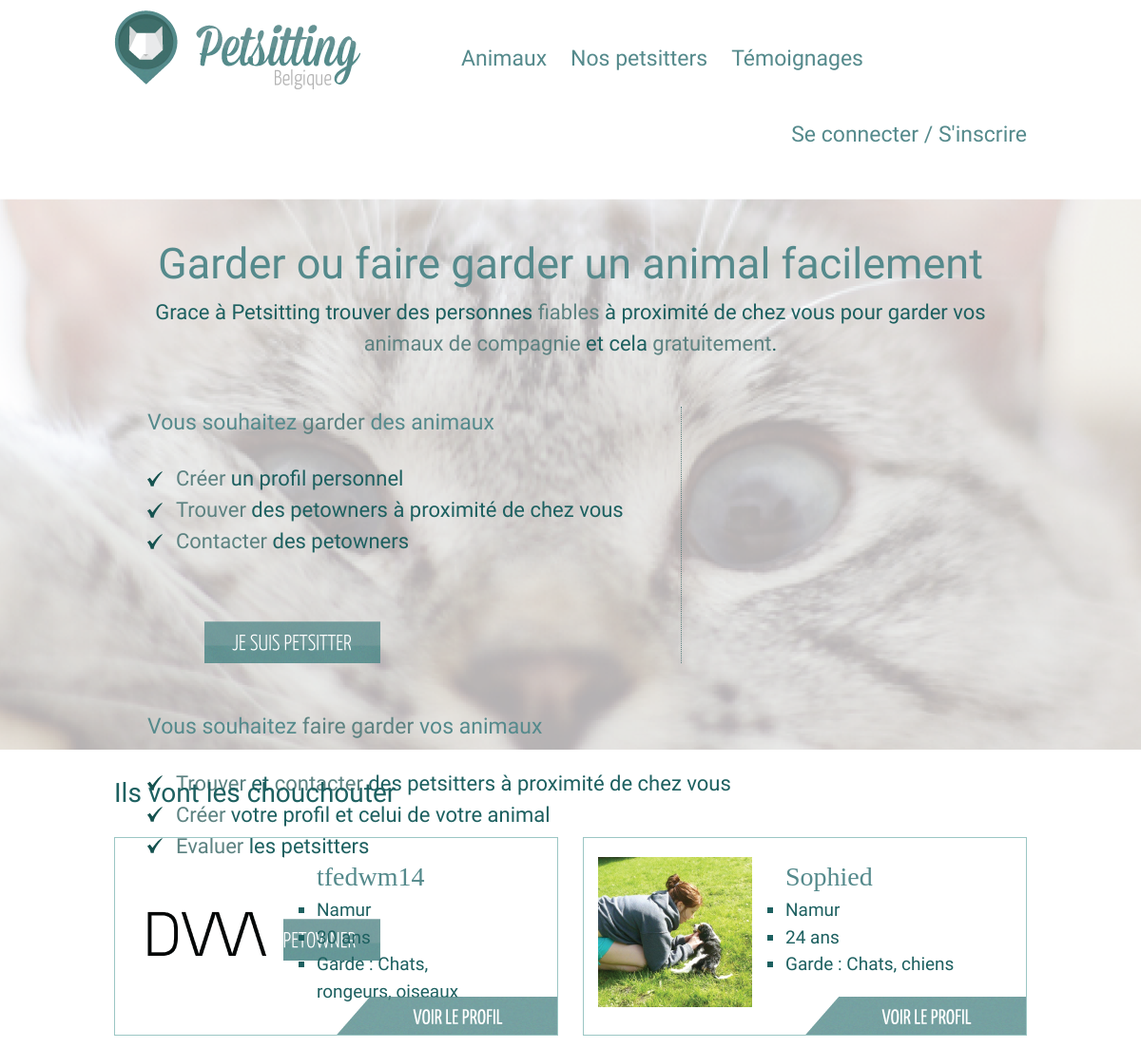
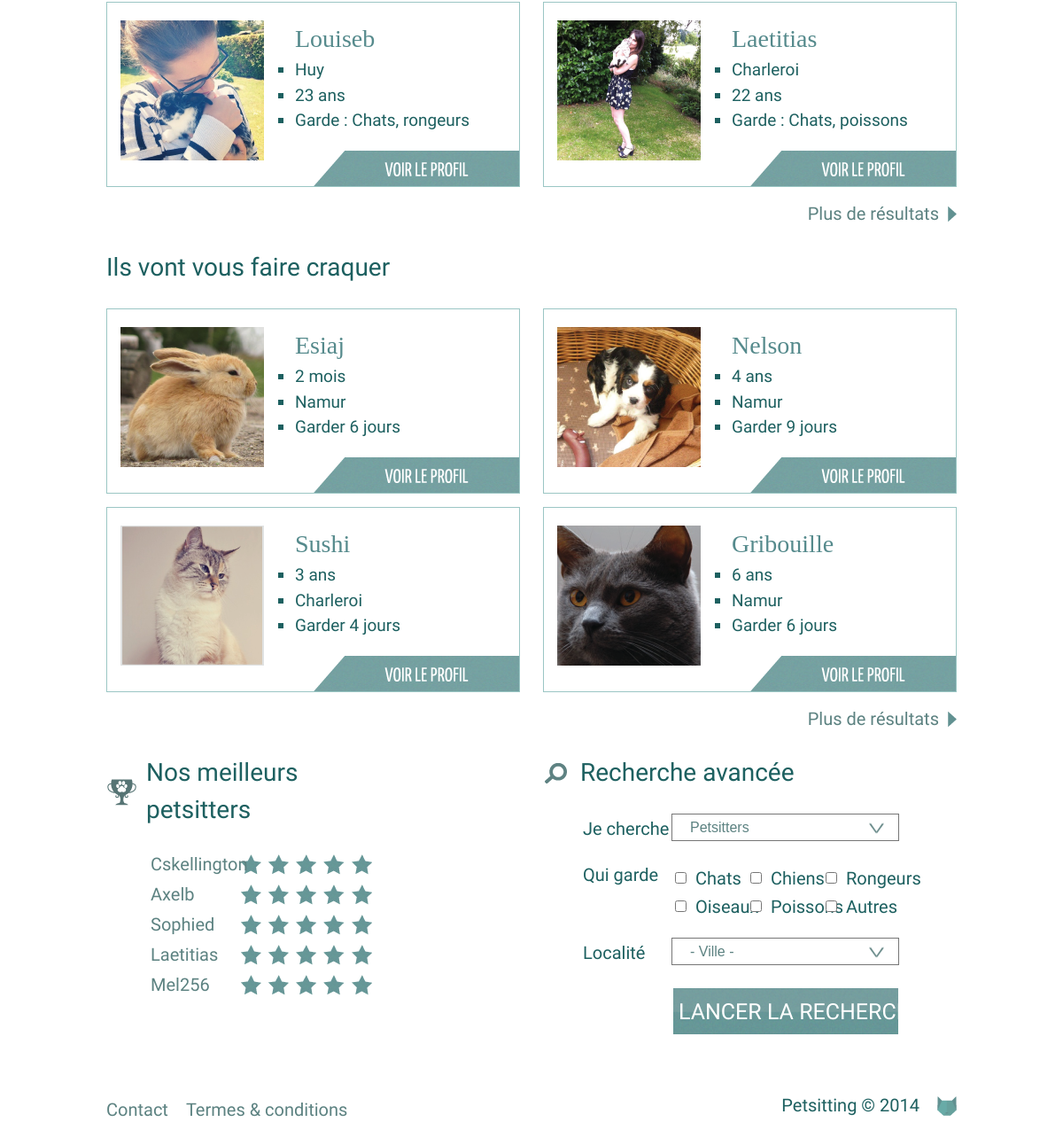
The page / on the database its author committed (2 pictures, top to bottom).
### tables this page shows
CREATE TABLE IF NOT EXISTS `user` (
  `id` int(11) NOT NULL AUTO_INCREMENT,
  `username` varchar(255) NOT NULL,
  `password` varchar(255) NOT NULL,
  `email` varchar(255) NOT NULL,
  `type` tinyint(2) NOT NULL,
  `city` varchar(255) NOT NULL,
  `firstname` varchar(255) DEFAULT NULL,
  `lastname` varchar(255) DEFAULT NULL,
  `phone` varchar(40) DEFAULT NULL,
  `address` varchar(255) DEFAULT NULL,
  `age` int(5) DEFAULT NULL,
  `accommodation` tinyint(3) DEFAULT NULL,
  `interest_cat` tinyint(4) NOT NULL DEFAULT '0',
  `interest_dog` tinyint(4) NOT NULL DEFAULT '0',
  `interest_bird` tinyint(4) NOT NULL DEFAULT '0',
  `interest_rodent` tinyint(4) NOT NULL DEFAULT '0',
  `interest_fish` tinyint(4) NOT NULL DEFAULT '0',
  `interest_other` tinyint(4) NOT NULL DEFAULT '0',
  `created_at` datetime NOT NULL,
  PRIMARY KEY (`id`)
);

CREATE TABLE IF NOT EXISTS `pet` (
  `id` int(11) NOT NULL AUTO_INCREMENT,
  `name` varchar(255) NOT NULL,
  `id_user` int(11) NOT NULL,
  `age` int(5) NOT NULL,
  `agetype` tinyint(1) NOT NULL,
  `gender` varchar(10) NOT NULL,
  `type` tinyint(5) NOT NULL,
  `race` varchar(255) DEFAULT NULL,
  `food` varchar(255) DEFAULT NULL,
  `particularity` varchar(255) DEFAULT NULL,
  `health` tinyint(3) DEFAULT NULL,
  `vaccine` tinyint(1) DEFAULT NULL,
  `comment` text,
  `created_at` datetime NOT NULL,
  PRIMARY KEY (`id`),
  KEY `id_user` (`id_user`)
);

### inc/functions.inc.php (called while the page is built, shortened)
<?php
function getCities($returnOptions = false, $currentCity = null)
{
    $cities = array();
    $cities['aarschot'] = "Aarschot";
    $cities['alost'] = "Alost";
    $cities['andenne'] = "Andenne";
    $cities['antoing'] = "Antoing";
    $cities['anvers'] = "Anvers";
    $cities['arlon'] = "Arlon";
    $cities['ath'] = "Ath";
    $cities['audenarde'] = "Audenarde";
    $cities['bastogne'] = "Bastogne";
    $cities['beaumont'] = "Beaumont";
    $cities['beauraing'] = "Beauraing";
    $cities['beringen'] = "Beringen";
    $cities['bilzen'] = "Bilzen";
    $cities['binche'] = "Binche";
    $cities['blankenberge'] = "Blankenberge";
    $cities['bouillon'] = "Bouillon";
    $cities['braine-le-comte'] = "Braine-le-Comte";
    $cities['bree'] = "Bree";
    $cities['bruges'] = "Bruges";
    $cities['bruxelles'] = "Bruxelles";
    $cities['charleroi'] = "Charleroi";
    $cities['chatelet'] = "Châtelet";
    $cities['chievres'] = "Chièvres";
    $cities['chimay'] = "Chimay";
    $cities['chiny'] = "Chiny";
    $cities['ciney'] = "Ciney";
    $cities['comines-warneton'] = "Comines-Warneton";
    $cities['courtrai'] = "Courtrai";
    $cities['couvin'] = "Couvin";
    $cities['damme'] = "Damme";
    $cities['deinze'] = "Deinze";
    $cities['diest'] = "Diest";
    $cities['dilsen-stokkem'] = "Dilsen-Stokkem";
    $cities['dinant'] = "Dinant";
    $cities['dixmude'] = "Dixmude";
    $cities['durbuy'] = "Durbuy";
    $cities['eeklo'] = "Eeklo";
    $cities['enghien'] = "Enghien";
    $cities['eupen'] = "Eupen";
    $cities['fleurus'] = "Fleurus";
    $cities['florenville'] = "Florenville";
    $cities['fontaine-leveque'] = "Fontaine-l'Évêque";
    $cities['fosses-la-ville'] = "Fosses-la-ville";
    $cities['furnes'] = "Furnes";
    $cities['gand'] = "Gand";
    $cities['geel'] = "Geel";
    $cities['gembloux'] = "Gembloux";
    $cities['genappe'] = "Genappe";
    $cities['genk'] = "Genk";
    $cities['gistel'] = "Gistel";
    $cities['grammont'] = "Grammont";
    $cities['hal'] = "Hal";
    $cities['halen'] = "Halen";
    $cities['hamont-achel'] = "Hamont-Achel";
    $cities['hannut'] = "Hannut";
    $cities['harelbeke'] = "Harelbeke";
    $cities['hasselt'] = "Hasselt";
    $cities['herck-la-ville'] = "Herck-la-Ville";
    $cities['herentals'] = "Herentals";
    $cities['herstal'] = "Herstal";
    $cities['herve'] = "Herve";
    $cities['hoogstraten'] = "Hoogstraten";
    $cities['houffalize'] = "Houffalize";
    $cities['huy'] = "Huy";
    $cities['izegem'] = "Izegem";
    $cities['jodoigne'] = "Jodoigne";
    $cities['la-louviere'] = "La Louvière";
    $cities['la-roche-en-ardenne'] = "La Roche-en-Ardenne";
    $cities['landen'] = "Landen";
    $cities['leau'] = "Léau";
    $cities['le-roeulx'] = "Le Roeulx";
    $cities['lessines'] = "Lessines";
    $cities['leuze-en-hainaut'] = "Leuze-en-Hainaut";
    $cities['liege'] = "Liège";
    $cities['lierre'] = "Lierre";
    $cities['limbourg'] = "Limbourg";
    $cities['lokeren'] = "Lokeren";
    $cities['lommel'] = "Lommel";
    $cities['looz'] = "Looz";
    $cities['lo-reninge'] = "Lo-Reninge";
    $cities['louvain'] = "Louvain";
    $cities['maaseik'] = "Maaseik";
    $cities['malines'] = "Malines";
    $cities['malmedy'] = "Malmedy";
    $cities['marche-en-famenne'] = "Marche-en-Famenne";
    $cities['menin'] = "Menin";
    $cities['messines'] = "Messines";
    $cities['mons'] = "Mons";
    $cities['montaigu-zichem'] = "Montaigu-Zichem";
    $cities['mortsel'] = "Mortsel";
    $cities['mouscron'] = "Mouscron";
    $cities['namur'] = "Namur";
    $cities['neufchateau'] = "Neufchâteau";
    $cities['nieuport'] = "Nieuport";
    $cities['ninove'] = "Ninove";
    $cities['nivelles'] = "Nivelles";
    $cities['ostende'] = "Ostende";
    $cities['ottignies-louvain-la-neuve'] = "Ottignies-Louvain-la-Neuve";
    $cities['oudenburg'] = "Oudenburg";
    $cities['peer'] = "Peer";
    $cities['peruwelz'] = "Péruwelz";
    $cities['philippeville'] = "Philippeville";
    $cities['poperinge'] = "Poperinge";
    $cities['renaix'] = "Renaix";
    $cities['rochefort'] = "Rochefort";
    $cities['roulers'] = "Roulers";
    $cities['saint-ghislain'] = "Saint-Ghislain";
    $cities['saint-hubert'] = "Saint-Hubert";
    $cities['saint-nicolas'] = "Saint-Nicolas";
    $cities['saint-trond'] = "Saint-Trond";
    $cities['saint-vith'] = "Saint-Vith";
    $cities['seraing'] = "Seraing";
    $cities['soignies'] = "Soignies";
    $cities['stavelot'] = "Stavelot";
    $cities['termonde'] = "Termonde";
    $cities['thuin'] = "Thuin";
    $cities['tielt'] = "Tielt";
    $cities['tirlemont'] = "Tirlemont";
    $cities['tongres'] = "Tongres";
    $cities['torhout'] = "Torhout";
    $cities['tournai'] = "Tournai";
    $cities['turnhout'] = "Turnhout";
    $cities['verviers'] = "Verviers";
    $cities['vilvorde'] = "Vilvorde";
    $cities['virton'] = "Virton";
    $cities['vise'] = "Visé";
    $cities['walcourt'] = "Walcourt";
    $cities['waregem'] = "Waregem";
    $cities['waremme'] = "Waremme";
    $cities['wavre'] = "Wavre";
    $cities['wervik'] = "Wervik";
    $cities['ypres'] = "Ypres";
    $cities['zottegem'] = "Zottegem";
    if(!$returnOptions) {
        return $cities;
    } else {
        $output = '';
        foreach($cities as $key => $city) {
            $selected = '';
            $output .= '<option value="'.$key.'"'.$selected.'>'.$city.'</option>';
        }
        return $output;
    }
}
function loadUser($id)
{
    $cnx = new PDO('mysql:host='.DB_HOST.';dbname='.DB_NAME, DB_USER, DB_PWD);
    $result = $cnx->prepare('SELECT * FROM user WHERE id = :id');
    $result->bindParam(':id', $id, PDO::PARAM_STR);
    $ok = $result->execute();
    $users = $result->fetchAll();
    $user = false;
    if(is_array($users)) {
        $user = $users[0];
    }
    if($user !== false) {
        return $user;
    } else {
        return false;
    }
}
function loadUsers($limit = 10, $filters = array())
{
    $cnx = new PDO('mysql:host='.DB_HOST.';dbname='.DB_NAME, DB_USER, DB_PWD);
    $addCity = false;
    $where = ' WHERE (u.type = '.TYPE_USER_PET_SITTER.' OR u.type = '.TYPE_USER_BOTH.')';
    $result = $cnx->prepare('SELECT * FROM user u'.$where.' ORDER BY created_at DESC LIMIT :limit');
    $result->bindParam(':limit', $limit, PDO::PARAM_INT);
    $ok = $result->execute();
    $users = $result->fetchAll();
    return $users;
}
function getUserForPet($pet)
{
    if(isset($pet['id_user'])) {
        $user = loadUser($pet['id_user']);
        return $user;
    } else {
        return false;
    }
}
function loadPets($limit = 10, $filters = array())
{
    $cnx = new PDO('mysql:host='.DB_HOST.';dbname='.DB_NAME, DB_USER, DB_PWD);
    $where = 'WHERE 1';
    $join = '';
    $addType = $addCity = false;
    $result = $cnx->prepare('SELECT * FROM pet p'.$join.' '.$where.' ORDER BY p.created_at DESC LIMIT :limit');
    $result->bindParam(':limit', $limit, PDO::PARAM_INT);
    $ok = $result->execute();
    $pets = $result->fetchAll();
    return $pets;
}
function _getGardes($user)
{
    $gardes = '';
    if($user['interest_cat']) {
        $gardes .= 'chats';
    }
    if($user['interest_dog']) {
        if($gardes != '') { $gardes .= ', '; }
        $gardes .= 'chiens';
    }
    if($user['interest_rodent']) {
        if($gardes != '') { $gardes .= ', '; }
        $gardes .= 'rongeurs';
    }
    if($user['interest_bird']) {
        if($gardes != '') { $gardes .= ', '; }
        $gardes .= 'oiseaux';
    }
    if($user['interest_fish']) {
        if($gardes != '') { $gardes .= ', '; }
        $gardes .= 'poissons';
    }
    return ucfirst($gardes);
}
function _getCorrectAge($pet)
{
    $type = '';
    if($pet['agetype'] == TYPE_AGE_MONTH) {
        $type = 'mois';
    } else {
        if($pet['age'] < 2) {
            $type = 'an';
        } else {
            $type = 'ans';
        }
    }
    return $pet['age'] . ' ' . $type;
}

### inc/partial/block_user.inc.php (the view)
<?php
    if(isset($user) && isset($nb)){
?>
<div class="content-column <?php if($nb%2) { print 'even'; } else { print 'odd'; } ?>">
    <img src="uploads/user/<?php print $user['id']; ?>.png" alt="" />
    <h4><?php print $user['username']; ?></h4>
    <ul>
        <li><?php print getCity($user['city']); ?></li>
        <li><?php print $user['age']; ?> ans</li>
        <li>Garde : <?php print _getGardes($user); ?></li>
    </ul>
    <a class="button" href="profil.php?id=<?php print $user['id']; ?>">Voir le profil</a>
</div>
<?php } ?>

### index.php (shortened to what this page needs)
<?php
$pets = loadPets(4);
$user = loadUsers(4);
?>
<html>
<head>
    <?php include __DIR__ . "/inc/partial/head.inc.php"; ?>
</head>
<body>
	    <?php $pageActive = "home"; include __DIR__ . "/inc/partial/header.inc.php"; ?>
        <div id="banner">
            <div class="container">
                <h1>Garder ou faire garder un animal facilement</h1>
                <p>Grace à Petsitting trouver des personnes <strong>fiables</strong> à proximité de chez vous pour garder vos <strong>animaux de compagnie</strong> et cela <strong>gratuitement</strong>.</p>
                <div class="banner-column">
                	<h2>Vous souhaitez <strong>garder</strong> des animaux</h2>
                	<ul>
                		<li><strong>Créer</strong> un profil personnel</li>
                		<li><strong>Trouver</strong> des petowners à proximité de chez vous</li>
                		<li><strong>Contacter</strong> des petowners</li>
                	</ul>
                	<div id="button-petsitters"><a href="inscription.php">Je suis Petsitter</a></div>
        		</div>
        		<div class="banner-column">
        			<h2>Vous souhaitez <strong>faire garder</strong> vos animaux</h2>
        			<ul>
                		<li><strong>Trouver</strong> et <strong>contacter</strong> des petsitters à proximité de chez vous</li>
                		<li><strong>Créer</strong> votre profil et celui de votre animal</li>
                		<li><strong>Evaluer</strong> les petsitters</li>
                	</ul>
                	<div id="button-petowners"><a href="inscription.php">Je suis Petsitter</a></div>
        		</div>
        	</div>
        </div>
        <div id="content">
            <div class="container">
                <h3>Ils vont les chouchouter<h3>
                <?php
                    $nb = 0;
                    foreach($user as $user){
                        $nb++;
                        include __DIR__ . '/inc/partial/block_user.inc.php';
                    }
                ?>
                <a class="resultats" href="petsitters.php">Plus de résultats</a>
                <h3>Ils vont vous faire craquer</h3>
                <?php
                    $nb = 0;
                    foreach($pets as $pet){
                        $nb++;
                        include __DIR__ . '/inc/partial/block_pet.inc.php';
                    }
                ?>
                <a class="resultats" href="annonces.php">Plus de résultats</a>
            <div id="bottom">
            <div class="search-column_left">
                <h3>Nos meilleurs petsitters</h3>
                <ul>
                    <a href="profil.php?id=1"><li>Cskellington</li></a>
                    <a href="profil.php?id=2"><li>Axelb</li></a>
                    <a href="profil.php?id=9"><li>Sophied</li></a>
                    <a href="profil.php?id=4"><li>Laetitias</li></a>
                    <a href="profil.php?id=5"><li>Mel256</li></a>
                </ul>
            </div>
            <div class="search-column_right">
                <h3>Recherche avancée</h3>
                <form id="search-column" action="recherche.php" method="get">
                    <fieldset>
                        <label for="search">Je cherche</label>
                        <select name="type" required="required">
                            <option value="<?php print TYPE_USER_PET_SITTER; ?>">Petsitters</option>
                        </select>
                    </fieldset>
                    <fieldset>
                        <label for="search"><span class="search-verb">Qui garde</span></label>
                        <ul class="animal">
                            <li>
                                <input type="checkbox" id="cat" name="pet[]" value="<?php print TYPE_PET_CAT; ?>" id="chats">
                                <label for="cat">Chats</label>
                            </li>
                            <li>
                                <input type="checkbox" id="dog" name="pet[]" value="<?php print TYPE_PET_DOG; ?>" id="chiens">
                                <label for="dog">Chiens</label>
                            </li>
                            <li>
                                <input type="checkbox" id="rodent" name="pet[]" value="<?php print TYPE_PET_RODENT; ?>" id="rongeurs">
                                <label for="rodent">Rongeurs</label>
                            </li>
                            <li>
                                <input type="checkbox" id="bird" name="pet[]" value="<?php print TYPE_PET_BIRD; ?>" id="oiseaux">
                                <label for="bird">Oiseaux</label>
                            </li>
                            <li>
                                <input type="checkbox" id="fish" name="pet[]" value="<?php print TYPE_PET_FISH; ?>" id="poissons">
                                <label for="fish">Poissons</label>
                            </li>
                            <li>
                                <input type="checkbox" id="other" name="pet[]" value="<?php print TYPE_PET_OTHER;; ?>" id="autre">
                                <label for="other">Autres</label>
                            </li>
                        </ul>
                    </fieldset>
                    <fieldset>
                        <label for="city">Localité</label>
                        <select name="city" id="villes">
                            <option class="default" value="ordre" selected="selected">- Ville -</option>
                        </select>
                    </fieldset>
                        <input type="submit" value="Lancer la recherche">
                </form>
            </div>
            </div>
        </div>
    <?php include __DIR__ . "/inc/partial/footer.inc.php" ?>
</body>
</html>

### inc/partial/block_pet.inc.php
<?php
    if(isset($pet) && isset($nb)){
        $user = getUserForPet($pet);
?>
<div class="content-column <?php if($nb%2) { print 'even'; } else { print 'odd'; } ?>">
    <a href="profil_animal.php?id=<?php print $pet['id']; ?>"><img src="uploads/pet/<?php print $pet['id']; ?>.png" alt="Lapin"></a>
    <h4><?php print $pet['name']; ?></h4>
    <ul>
        <li><?php print _getCorrectAge($pet); ?></li>
        <li><?php print getCity($user['city']); ?></li>
        <li>Garder <?php print rand(2, 10); ?> jours</li>
    </ul>
    <a class="button" href="profil_animal.php?id=<?php print $pet['id']; ?>">Voir le profil</a>
</div>
<?php } ?>

### rows shown on the page
user: shows a picture, username "tfedwm14", city "Namur", age "30", _getGardes($user) "Chats, rongeurs, oiseaux"
user: shows a picture, username "Sophied", city "Namur", age "24", _getGardes($user) "Chats, chiens"
user: shows a picture, username "Louiseb", city "Huy", age "23", _getGardes($user) "Chats, rongeurs"
user: shows a picture, username "Laetitias", city "Charleroi", age "22", _getGardes($user) "Chats, poissons"
pet: shows a picture, name "Esiaj", _getCorrectAge($pet) "2 mois", id_user.city "Namur"
pet: shows a picture, name "Nelson", age "4 ans", id_user.city "Namur"
pet: shows a picture, name "Sushi", age "3 ans", id_user.city "Charleroi"
pet: shows a picture, name "Gribouille", age "6 ans", id_user.city "Namur"
